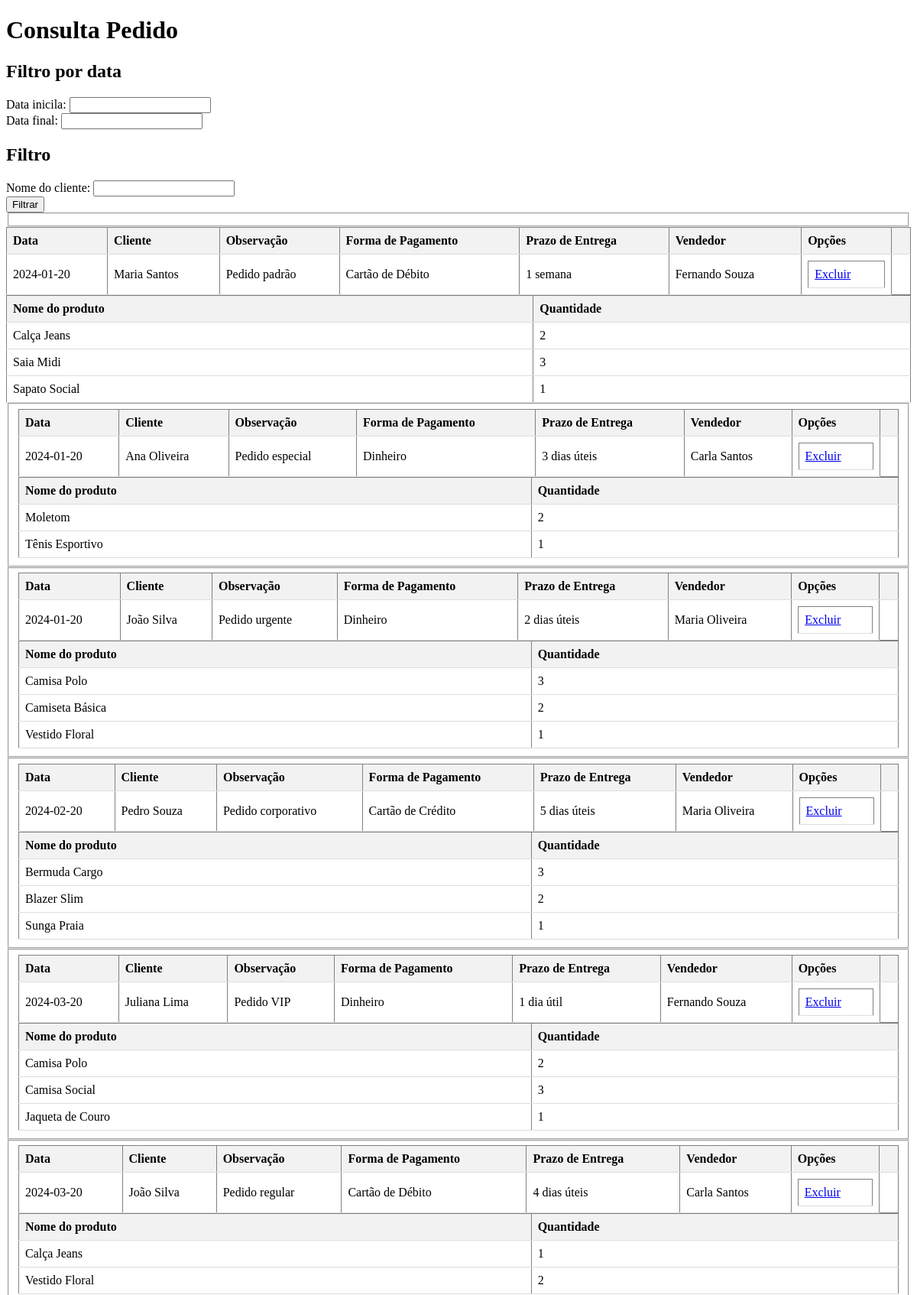
The page /pedido/consultarPedido.php (upper part) on the database its author committed.
### tables this page shows
CREATE TABLE tb_pedido(
    id INTEGER AUTO_INCREMENT PRIMARY KEY,
    data_ped DATE,
    observacao VARCHAR(100),
    prazo_entrega VARCHAR(20),
    id_cliente INTEGER REFERENCES tb_cliente(id),    
    forma_pagto INTEGER REFERENCES tb_forma_pagto(id),    
    id_vendedor INTEGER REFERENCES tb_vendedor(id)
) engine INNODB;

CREATE TABLE tb_cliente(
    id INTEGER AUTO_INCREMENT PRIMARY KEY,
    nome VARCHAR(100),
    endereco VARCHAR(100),
    numero VARCHAR(10),
    bairro VARCHAR(100),
    cidade VARCHAR(100),
    estado CHAR(2),
    email VARCHAR(100),
    cpf_cnpj VARCHAR(14),
    rg VARCHAR(9),
    telefone VARCHAR(15),
    celular VARCHAR(15),
    data_nasc DATE,
    salario NUMERIC(12,2)
) engine INNODB;

CREATE TABLE tb_forma_pagto(
    id INTEGER AUTO_INCREMENT PRIMARY KEY,
    nome VARCHAR(100)
) engine INNODB;

CREATE TABLE tb_vendedor(
	id INTEGER AUTO_INCREMENT PRIMARY KEY,
	nome VARCHAR(100),
	endereco VARCHAR(150),
	cidade VARCHAR(50),
	estado VARCHAR(2),
	celular VARCHAR(15),
	email VARCHAR(160),
	perc_comissao NUMERIC(5,2)
) engine INNODB;

CREATE TABLE tb_itens_pedido(
    id_item INTEGER AUTO_INCREMENT PRIMARY KEY,
    qtde INTEGER,    
    id_pedido INTEGER REFERENCES tb_pedido(id),
    id_produto INTEGER REFERENCES tb_produto(id)       
) engine INNODB;

CREATE TABLE tb_produto(
	id INTEGER AUTO_INCREMENT PRIMARY KEY,
	nome VARCHAR(100),
	qtde_estoque INTEGER,
	preco NUMERIC(10,2),
	unidade_medida VARCHAR(20),
	promocao CHAR(3)  
) engine INNODB;

### pedido/consultarPedido.php (the view, shortened to what this page needs)
<?php
    include('../conexao.php');
    $query = " SELECT p.id as pedido_id, p.data_ped,
    c.nome as cliente, p.observacao,
    fp.nome as forma_pagto,
    p.prazo_entrega,
    v.nome as vendedor FROM tb_pedido p
    INNER JOIN tb_cliente c ON c.id = p.id_cliente
    INNER JOIN tb_forma_pagto fp ON fp.id = p.forma_pagto
    INNER JOIN tb_vendedor v ON v.id = p.id_vendedor ";
    $query .= " ORDER BY p.data_ped";
    $resu=mysqli_query($con,$query) or die(mysqli_connect_error());
?>
<!DOCTYPE html>
<html lang="pt-br">
<head>
</head>
<body>
    <h1>Consulta Pedido</h1>
    <form method="$_GET">
        <h2>Filtro por data</h2>
        <label>Data inicila:</label>
        <input type="text" id="filtro_dt_init" name="filtro_dt_init" ><br>
        <label>Data final:</label>
        <input type="text" id="filtro_dt_final" name="filtro_dt_final"><br>
        <h2>Filtro</h2>
        <label>Nome do cliente: </label>
        <input type="text" id="filtro_nome" name="filtro_nome" ><br>
        <button type="submit">Filtrar</button>
    </form>
    <table>
        <?php
            while($reg = mysqli_fetch_array($resu)){
                echo"<fieldset><table width='100%' border='1px'><tr>
                <th>Data</th>
                <th>Cliente</th>
                <th>Observação</th>
                <th>Forma de Pagamento</th>
                <th>Prazo de Entrega</th>
                <th>Vendedor</th>
                <th>Opções<th>
                </tr>
                <tr>
                    <td>".$reg['data_ped']."</td>
                    <td>".$reg['cliente']."</td>
                    <td>".$reg['observacao']."</td>
                    <td>".$reg['forma_pagto']."</td>
                    <td>".$reg['prazo_entrega']."</td>
                    <td>".$reg['vendedor']."</td>
                    <td width='10%'><table border='1' width='100%'><tr>
                        <td><a href='excluirPedido.php?pedido_id=".$reg['pedido_id']."'>Excluir</td>
                    </tr></table></td>
                </tr></table>";
                $query2 = "SELECT p.nome as nome_produto, ip.qtde as quantidade FROM tb_itens_pedido ip
                INNER JOIN tb_produto p ON ip.id_produto = p.id WHERE ip.id_pedido = ".$reg['pedido_id']." ORDER BY nome_produto";
                $resu2=mysqli_query($con,$query2) or die(mysqli_connect_error());
                echo "
                <table border='1px'><tr>
                    <th>Nome do produto</th>
                    <th>Quantidade</th>
                </tr>";
                while($reg2 = mysqli_fetch_array($resu2)){
                    echo "
                    <tr>
                        <td>".$reg2['nome_produto']."</td>
                        <td>".$reg2['quantidade']."</td>
                    </tr>";
                }
                echo "</table></fieldset>";
            }
        ?>
</body>
</html>

### pedido/consultarPedido.php (style rules this page uses)
table { width: 100%; border-collapse: collapse; }
th, td { padding: 8px; text-align: left; border-bottom: 1px solid #ddd; }
th { background-color: #f2f2f2; }

### rows shown on the page
tb_pedido: data_ped "2024-01-20", id_cliente.nome "Maria Santos", observacao "Pedido padrão", forma_pagto.nome "Cartão de Débito", prazo_entrega "1 semana", id_vendedor.nome "Fernando Souza"
tb_itens_pedido: id_produto.nome "Calça Jeans", qtde "2"
tb_itens_pedido: id_produto.nome "Saia Midi", qtde "3"
tb_itens_pedido: id_produto.nome "Sapato Social", qtde "1"
tb_pedido: data_ped "2024-01-20", id_cliente.nome "Ana Oliveira", observacao "Pedido especial", forma_pagto.nome "Dinheiro", prazo_entrega "3 dias úteis", id_vendedor.nome "Carla Santos"
tb_itens_pedido: id_produto.nome "Moletom", qtde "2"
tb_itens_pedido: id_produto.nome "Tênis Esportivo", qtde "1"
tb_pedido: data_ped "2024-01-20", id_cliente.nome "João Silva", observacao "Pedido urgente", forma_pagto.nome "Dinheiro", prazo_entrega "2 dias úteis", id_vendedor.nome "Maria Oliveira"
tb_itens_pedido: id_produto.nome "Camisa Polo", qtde "3"
tb_itens_pedido: id_produto.nome "Camiseta Básica", qtde "2"
tb_itens_pedido: id_produto.nome "Vestido Floral", qtde "1"
tb_pedido: data_ped "2024-02-20", id_cliente.nome "Pedro Souza", observacao "Pedido corporativo", forma_pagto.nome "Cartão de Crédito", prazo_entrega "5 dias úteis", id_vendedor.nome "Maria Oliveira"
tb_itens_pedido: id_produto.nome "Bermuda Cargo", qtde "3"
tb_itens_pedido: id_produto.nome "Blazer Slim", qtde "2"
tb_itens_pedido: id_produto.nome "Sunga Praia", qtde "1"
tb_pedido: data_ped "2024-03-20", id_cliente.nome "Juliana Lima", observacao "Pedido VIP", forma_pagto.nome "Dinheiro", prazo_entrega "1 dia útil", id_vendedor.nome "Fernando Souza"
tb_itens_pedido: id_produto.nome "Camisa Polo", qtde "2"
tb_itens_pedido: id_produto.nome "Camisa Social", qtde "3"
tb_itens_pedido: id_produto.nome "Jaqueta de Couro", qtde "1"
tb_pedido: data_ped "2024-03-20", id_cliente.nome "João Silva", observacao "Pedido regular", forma_pagto.nome "Cartão de Débito", prazo_entrega "4 dias úteis", id_vendedor.nome "Carla Santos"
tb_itens_pedido: id_produto.nome "Calça Jeans", qtde "1"
tb_itens_pedido: id_produto.nome "Vestido Floral", qtde "2"
